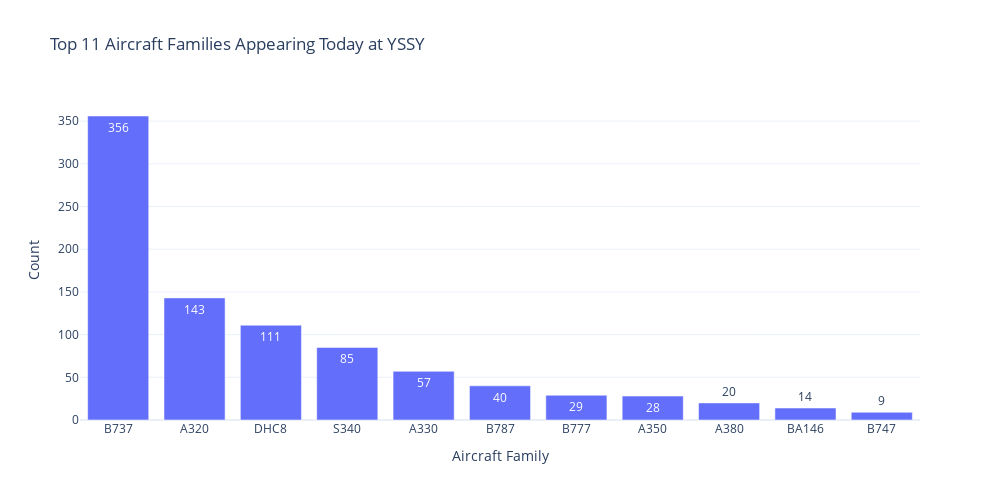

The cell this chart's notebook holds for it:
### Code cell
# Plot aircraft families apperances
top_aircraft = df[df['aircraftFamily'] != 'Unknown'].value_counts('aircraftFamily')[:20]

fig = go.Figure(data=[
    go.Bar(x=top_aircraft.index, y=top_aircraft.values, text=top_aircraft.values, textposition='auto')
])

count = len(top_aircraft) if len(top_aircraft) < 20 else 20

fig.update_layout(
    title=f"Top {count} Aircraft Families Appearing Today at {search_airport}",
    xaxis_title="Aircraft Family",
    yaxis_title="Count",
    template="plotly_white",
    width=1000,
    height=500
)
fig.show()

### Figure 1 — Plotly figure (JSON) as saved in the notebook; plotly's stock layout.template omitted (floating-point values rounded to 4 significant figures)
{"data": [{"text": [356, 143, 111, 85, 57, 40, 29, 28, 20, 14, 9], "textposition": "auto", "type": "bar", "x": ["B737", "A320", "DHC8", "S340", "A330", "B787", "B777", "A350", "A380", "BA146", "B747"], "y": [356, 143, 111, 85, 57, 40, 29, 28, 20, 14, 9]}], "layout": {"height": 500, "title": {"text": "Top 11 Aircraft Families Appearing Today at YSSY"}, "width": 1000, "xaxis": {"title": {"text": "Aircraft Family"}}, "yaxis": {"title": {"text": "Count"}}}}
